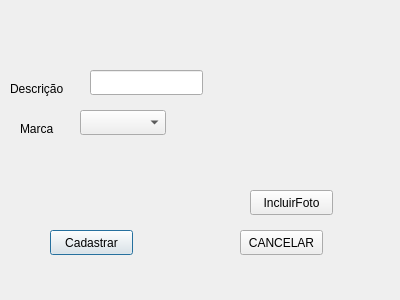
<?xml version="1.0" encoding="UTF-8"?>
<ui version="4.0">
 <class>telacadastrarModelo</class>
 <widget class="QDialog" name="telacadastrarModelo">
  <property name="geometry">
   <rect>
    <x>0</x>
    <y>0</y>
    <width>400</width>
    <height>300</height>
   </rect>
  </property>
  <property name="windowTitle">
   <string>Dialog</string>
  </property>
  <widget class="QLineEdit" name="lineEditDescricao">
   <property name="geometry">
    <rect>
     <x>90</x>
     <y>70</y>
     <width>113</width>
     <height>25</height>
    </rect>
   </property>
  </widget>
  <widget class="QLabel" name="label">
   <property name="geometry">
    <rect>
     <x>10</x>
     <y>80</y>
     <width>64</width>
     <height>17</height>
    </rect>
   </property>
   <property name="text">
    <string>Descrição</string>
   </property>
  </widget>
  <widget class="QPushButton" name="pushButtonCadastrar">
   <property name="geometry">
    <rect>
     <x>50</x>
     <y>230</y>
     <width>83</width>
     <height>25</height>
    </rect>
   </property>
   <property name="text">
    <string>Cadastrar</string>
   </property>
  </widget>
  <widget class="QPushButton" name="pushButtonIncluirFoto">
   <property name="geometry">
    <rect>
     <x>250</x>
     <y>190</y>
     <width>83</width>
     <height>25</height>
    </rect>
   </property>
   <property name="text">
    <string>IncluirFoto</string>
   </property>
  </widget>
  <widget class="QLabel" name="labelFoto">
   <property name="geometry">
    <rect>
     <x>250</x>
     <y>70</y>
     <width>91</width>
     <height>91</height>
    </rect>
   </property>
   <property name="text">
    <string/>
   </property>
  </widget>
  <widget class="QLabel" name="label_2">
   <property name="geometry">
    <rect>
     <x>20</x>
     <y>120</y>
     <width>41</width>
     <height>17</height>
    </rect>
   </property>
   <property name="text">
    <string>Marca</string>
   </property>
  </widget>
  <widget class="QComboBox" name="comboBoxMarca">
   <property name="geometry">
    <rect>
     <x>80</x>
     <y>110</y>
     <width>86</width>
     <height>25</height>
    </rect>
   </property>
  </widget>
  <widget class="QPushButton" name="pushButtonVoltar">
   <property name="geometry">
    <rect>
     <x>240</x>
     <y>230</y>
     <width>83</width>
     <height>25</height>
    </rect>
   </property>
   <property name="text">
    <string>CANCELAR</string>
   </property>
  </widget>
 </widget>
 <tabstops>
  <tabstop>lineEditDescricao</tabstop>
  <tabstop>comboBoxMarca</tabstop>
  <tabstop>pushButtonIncluirFoto</tabstop>
  <tabstop>pushButtonCadastrar</tabstop>
  <tabstop>pushButtonVoltar</tabstop>
 </tabstops>
 <resources/>
 <connections/>
</ui>
